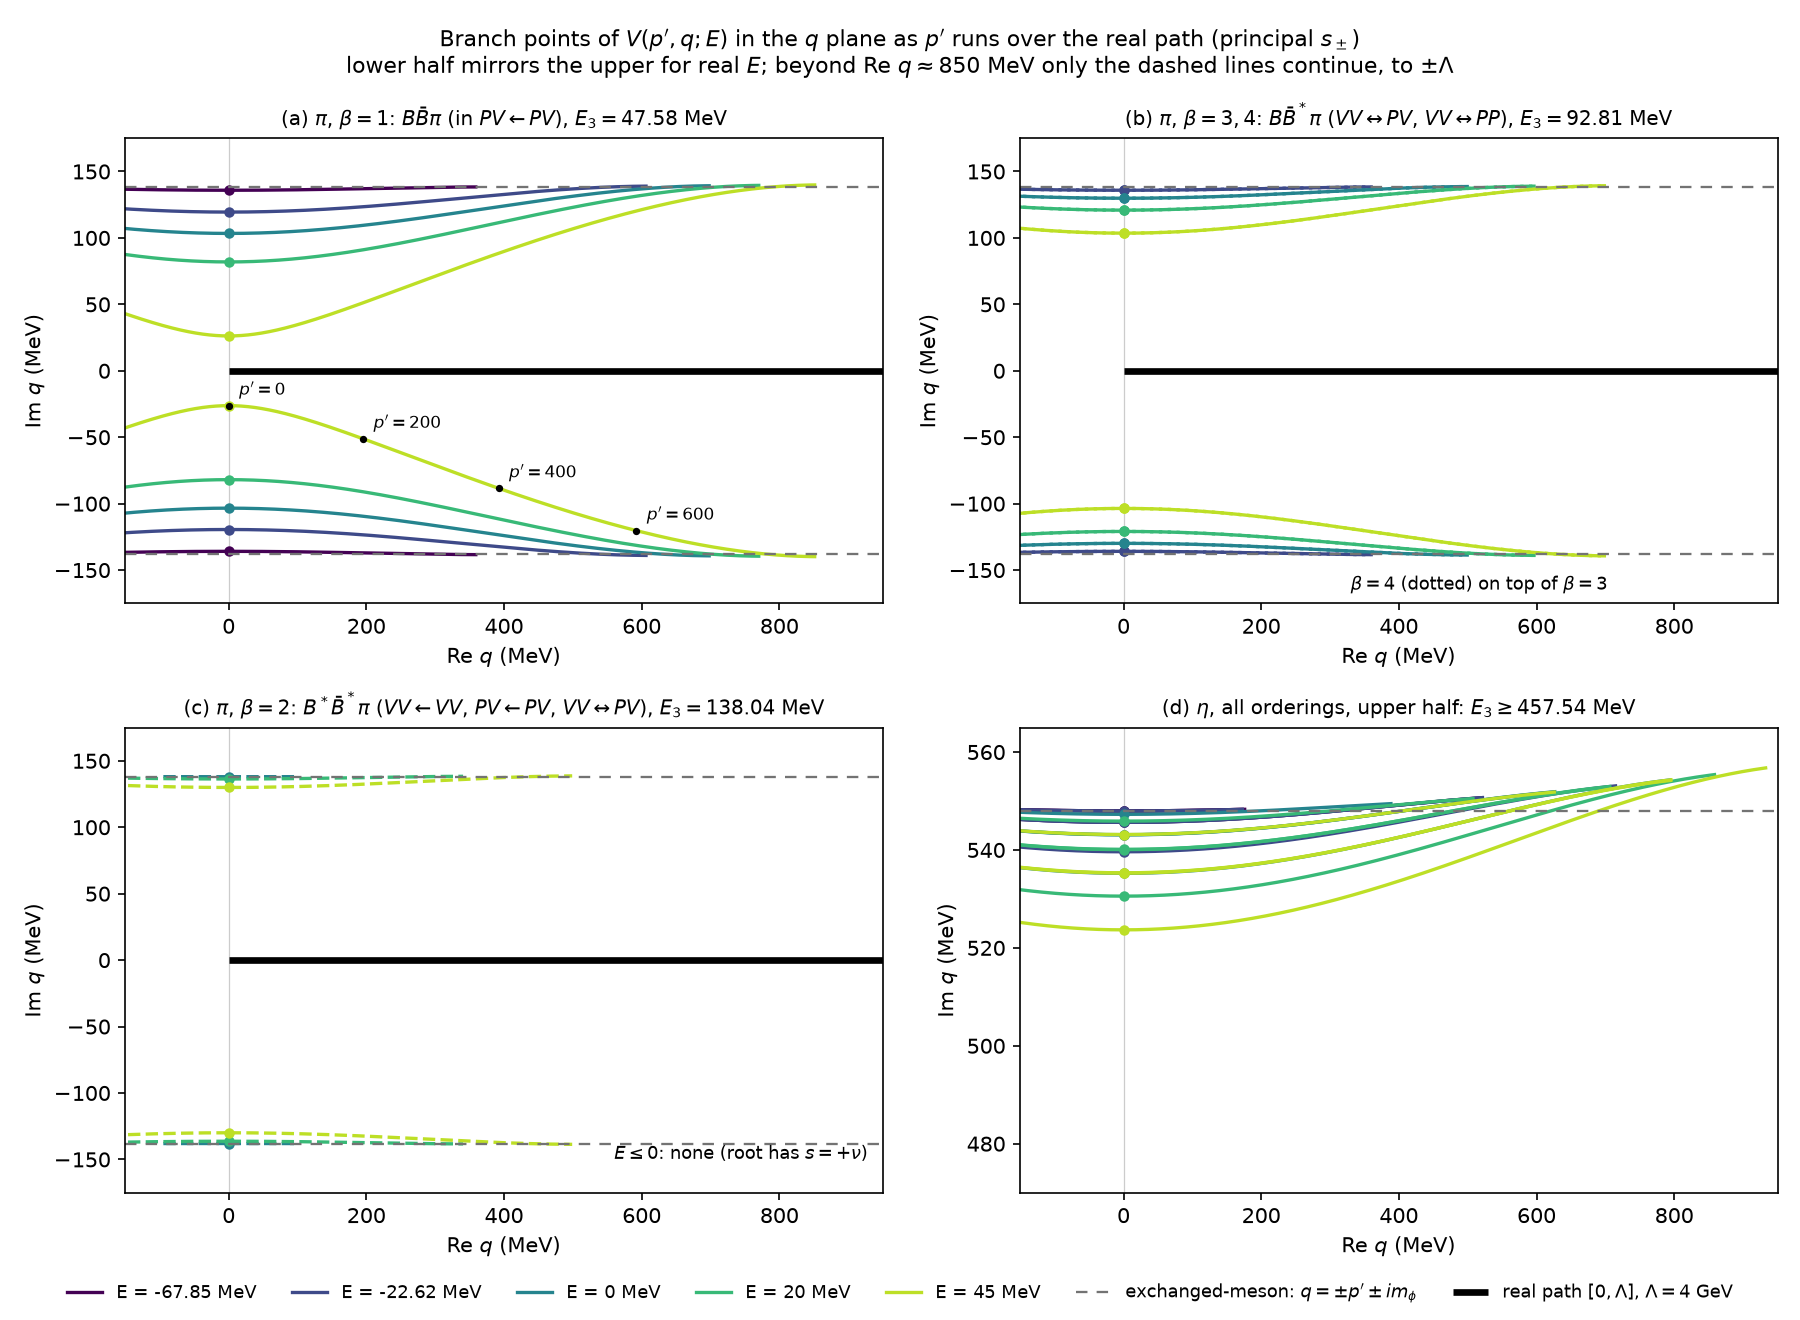

Source code (Python):
# /// script
# dependencies = ["numpy>=1.26", "matplotlib>=3.8"]
# ///
"""Branch points of the TOPT OME kernel V(p', q; E) in the loop-momentum plane, p' on the real path.

Exchanged-meson branch points: q = +-p' +- i m_phi (notes/07-continued-lse.tex, S33).
Three-body branch points: the genuine roots of the quartic of S36, s_tau + nu_beta = 0 with the principal
s_tau, which is the continuation of the real-axis kernel along vertical segments in q.
p' runs over [0, 1000] MeV; beyond p' ~ 850 MeV no three-body branch point exists at these energies.

Run: uv run --script notes/07-continued-lse/branch_points_real_path.py
Writes notes/07-continued-lse/branch_points_real_path.png and prints the numbers quoted with the figure.
A plot of the note's formulas, not a check. Units MeV.
"""
from pathlib import Path

import matplotlib
import numpy as np

matplotlib.use("Agg")
import matplotlib.pyplot as plt  # noqa: E402

mB, mV = 5279.52, 5324.75
dm = mV - mB
MPHI = {"pi": 138.039, "eta": 548.0}
ORD = {1: (-2 * dm, 1 / (2 * mB), 1 / (2 * mB)), 2: (0.0, 1 / (2 * mV), 1 / (2 * mV)),
       3: (-dm, 1 / (2 * mV), 1 / (2 * mB)), 4: (-dm, 1 / (2 * mB), 1 / (2 * mV))}
ENERGIES = (-67.85, -22.62, 0.0, 20.0, 45.0)
PP = np.linspace(0.0, 1000.0, 4001)


def three_body(beta, m, E, tau):
    """Genuine three-body branch points for p' in PP: arrays (upper, lower), NaN where none."""
    t, h, a = ORD[beta]
    up = np.full(PP.size, np.nan + 0j)
    lo = np.full(PP.size, np.nan + 0j)
    worst = 0.0
    for i, p in enumerate(PP):
        c = t + h * p * p - E
        for q in np.roots([a * a, 0.0, 2 * a * c - 1, -2 * tau * p, c * c - m * m - p * p]):
            if abs(q) > 3000:
                continue
            s = np.sqrt(complex(m * m + (p + tau * q) ** 2))
            if abs(s) > 1e-3:  # polish on F = s + nu, principal s
                for _ in range(3):
                    s = np.sqrt(complex(m * m + (p + tau * q) ** 2))
                    q = q - (s + c + a * q * q) / (tau * (p + tau * q) / s + 2 * a * q)
            s = np.sqrt(complex(m * m + (p + tau * q) ** 2))
            nu = c + a * q * q
            if abs(s + nu) <= 1e-9 * (abs(s) + abs(nu) + 1):
                worst = max(worst, abs(s + nu))
                if q.imag > 0:
                    up[i] = q
                else:
                    lo[i] = q
    return up, lo, worst


curves = {(phi, beta, E, tau): three_body(beta, m, E, tau)
          for phi, m in MPHI.items() for beta in ORD for E in ENERGIES for tau in (-1, 1)}

# ---- numbers quoted with the figure
print("max |s + nu| at plotted points:", max(v[2] for v in curves.values()), "MeV")
print("\np' = 0 (q = +-i kappa) and last p' with a genuine branch point (pion, tau = -1):")
for beta in ORD:
    t, h, a = ORD[beta]
    for E in ENERGIES:
        up, lo, _ = curves[("pi", beta, E, -1)]
        ok = ~np.isnan(lo.real)
        if not ok.any():
            print(f"  beta={beta} E={E:7.2f}: none")
            continue
        last = PP[ok][-1]
        estimate = np.sqrt((E - t) / (h + a)) if E > t else float("nan")
        print(f"  beta={beta} E={E:7.2f}: q(0) = {lo[0].real:+.2f}{lo[0].imag:+.2f}i, ends at p' = {last:6.1f} "
              f"(nu(p',p') = 0 at {estimate:6.1f}), end point {lo[ok][-1].real:.1f}{lo[ok][-1].imag:+.1f}i")
diffs = [np.abs(curves[("pi", 3, E, -1)][1] - curves[("pi", 4, E, -1)][1]) for E in ENERGIES]
d34 = max(np.nanmax(d) for d in diffs if not np.all(np.isnan(d)))
print(f"\nmax |q(beta=3) - q(beta=4)| over the pion curves: {d34:.3f} MeV")
for E in (-67.85 - 10j, -22.62 - 10j):
    up, lo, _ = three_body(1, MPHI["pi"], E, -1)
    print(f"pion beta=1 E={E}: q(0) = {lo[0].real:+.2f}{lo[0].imag:+.2f}i and {up[0].real:+.2f}{up[0].imag:+.2f}i")
for E in ENERGIES:
    up, lo, _ = curves[("eta", 1, E, -1)]
    print(f"eta beta=1 E={E:7.2f}: q(0) = {lo[0].imag:+.2f}i, i.e. {MPHI['eta'] + lo[0].imag:.1f} MeV inside the line")

# ---- matplotlib figure (repository copy)
colors = plt.cm.viridis(np.linspace(0, 0.9, len(ENERGIES)))
fig, axes = plt.subplots(2, 2, figsize=(12, 8.8))
panels = [("pi", (1,), "(a) $\\pi$, $\\beta=1$: $B\\bar B\\pi$ (in $PV\\leftarrow PV$), $E_3=47.58$ MeV"),
          ("pi", (3, 4), "(b) $\\pi$, $\\beta=3,4$: $B\\bar B^*\\pi$ ($VV\\leftrightarrow PV$, $VV\\leftrightarrow PP$), "
                         "$E_3=92.81$ MeV"),
          ("pi", (2,), "(c) $\\pi$, $\\beta=2$: $B^*\\bar B^*\\pi$ ($VV\\leftarrow VV$, $PV\\leftarrow PV$, "
                       "$VV\\leftrightarrow PV$), $E_3=138.04$ MeV"),
          ("eta", (1, 2, 3, 4), "(d) $\\eta$, all orderings, upper half: $E_3\\geq457.54$ MeV")]
for ax, (phi, betas, title) in zip(axes.flat, panels):
    m = MPHI[phi]
    for k, E in enumerate(ENERGIES):
        for beta in betas:
            for tau in (-1, 1):
                up, lo, _ = curves[(phi, beta, E, tau)]
                style = "-" if beta in (1, 3) or phi == "eta" else (":" if beta == 4 else "--")
                label = f"E = {E:g} MeV" if (beta == betas[0] and tau == -1) else None
                ax.plot(up.real, up.imag, style, color=colors[k], lw=1.6, label=label)
                ax.plot(lo.real, lo.imag, style, color=colors[k], lw=1.6)
                ok = ~np.isnan(lo.real)
                if ok.any() and tau == -1:
                    ax.plot([lo[0].real, up[0].real], [lo[0].imag, up[0].imag], "o", color=colors[k], ms=4)
    ax.axhline(m, color="0.45", ls=(0, (5, 4)), lw=1.1)
    ax.axhline(-m, color="0.45", ls=(0, (5, 4)), lw=1.1, label="exchanged-meson: $q=\\pm p'\\pm im_\\phi$")
    ax.plot([0, 1000], [0, 0], color="k", lw=3.2, solid_capstyle="butt", label="real path $[0,\\Lambda]$, $\\Lambda=4$ GeV")
    ax.axvline(0, color="0.8", lw=0.6, zorder=0)
    ax.set_xlim(-150, 950)
    ax.set_ylim(*((-175, 175) if phi == "pi" else (470, 565)))
    ax.set_xlabel("Re $q$ (MeV)")
    ax.set_ylabel("Im $q$ (MeV)")
    ax.set_title(title, fontsize=9.5)
up, lo, _ = curves[("pi", 1, 45.0, -1)]
for pv in (0, 200, 400, 600):
    i = int(round(pv / (PP[1] - PP[0])))
    axes[0, 0].annotate(f"$p'={pv}$", (lo[i].real, lo[i].imag), xytext=(5, 5), textcoords="offset points", fontsize=8)
    axes[0, 0].plot(lo[i].real, lo[i].imag, "k.", ms=5)
axes[1, 0].text(560, -150, "$E\\leq0$: none (root has $s=+\\nu$)", fontsize=8.5)
axes[0, 1].text(330, -165, "$\\beta=4$ (dotted) on top of $\\beta=3$", fontsize=8.5)
handles, labels = axes[0, 0].get_legend_handles_labels()
fig.legend(handles, labels, loc="lower center", ncol=7, fontsize=8.5, frameon=False)
fig.suptitle("Branch points of $V(p',q;E)$ in the $q$ plane as $p'$ runs over the real path (principal $s_\\pm$)\n"
             "lower half mirrors the upper for real $E$; beyond Re $q\\approx850$ MeV only the dashed lines continue, "
             "to $\\pm\\Lambda$", fontsize=10.5)
fig.tight_layout(rect=(0, 0.03, 1, 1))
out = Path(__file__).with_suffix(".png")
fig.savefig(out, dpi=150)
print("\nwrote", out)
